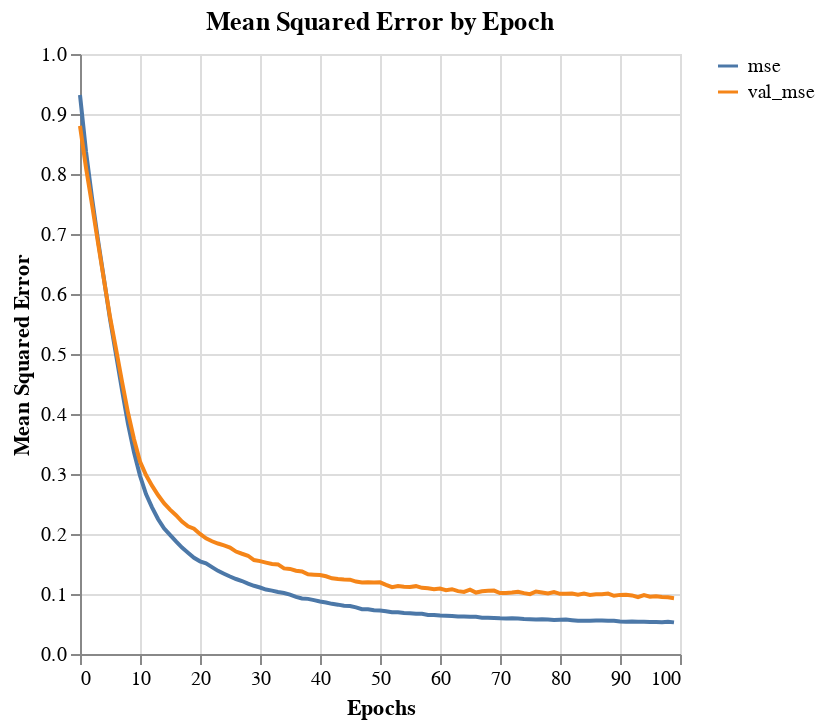
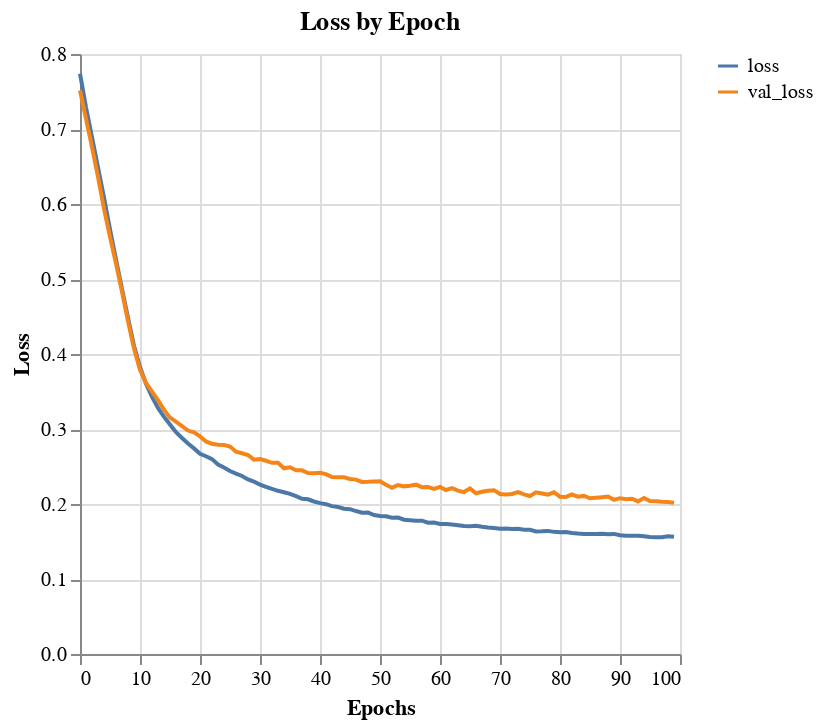

The notebook cell saved with these charts, in order:
### Code cell
plot_model_history(history_df, feature='mse', name="initial_NN", tuner=True)
plot_model_history(history_df, feature='loss', name="initial_NN", tuner=True)

### Figure 1 — Vega-Lite specification as saved in the notebook (floating-point values rounded to 4 significant figures)
{"config": {"view": {"continuousWidth": 300, "continuousHeight": 300}}, "repeat": {"layer": ["mse", "val_mse"]}, "spec": {"data": {"name": "data-d53facf0a5f4ad3e8f3739507b9e88cc"}, "mark": {"type": "line"}, "encoding": {"color": {"datum": {"repeat": "layer"}}, "x": {"field": "index", "title": "Epochs", "type": "quantitative"}, "y": {"field": {"repeat": "layer"}, "title": "Mean Squared Error", "type": "quantitative"}}}, "title": "Mean Squared Error by Epoch", "$schema": "https://vega.github.io/schema/vega-lite/v5.20.1.json", "datasets": {"data-d53facf0a5f4ad3e8f3739507b9e88cc": [{"index": 0, "mse": 0.9316, "val_mse": 0.8802}, {"index": 1, "mse": 0.8377, "val_mse": 0.8103}, {"index": 2, "mse": 0.7605, "val_mse": 0.7493}, {"index": 3, "mse": 0.69, "val_mse": 0.6855}, {"index": 4, "mse": 0.6243, "val_mse": 0.6233}, {"index": 5, "mse": 0.5584, "val_mse": 0.5617}, {"index": 6, "mse": 0.4992, "val_mse": 0.5085}, {"index": 7, "mse": 0.44, "val_mse": 0.4542}, {"index": 8, "mse": 0.3837, "val_mse": 0.402}, {"index": 9, "mse": 0.3362, "val_mse": 0.3578}, {"index": 10, "mse": 0.2971, "val_mse": 0.3208}, {"index": 11, "mse": 0.2664, "val_mse": 0.2983}, {"index": 12, "mse": 0.2444, "val_mse": 0.2806}, {"index": 13, "mse": 0.225, "val_mse": 0.265}, {"index": 14, "mse": 0.2096, "val_mse": 0.2513}, {"index": 15, "mse": 0.1986, "val_mse": 0.2407}, {"index": 16, "mse": 0.1876, "val_mse": 0.2314}, {"index": 17, "mse": 0.1773, "val_mse": 0.2207}, {"index": 18, "mse": 0.1689, "val_mse": 0.2127}, {"index": 19, "mse": 0.1603, "val_mse": 0.2089}, {"index": 20, "mse": 0.1545, "val_mse": 0.2}, {"index": 21, "mse": 0.151, "val_mse": 0.1928}, {"index": 22, "mse": 0.1448, "val_mse": 0.1879}, {"index": 23, "mse": 0.1386, "val_mse": 0.1841}, {"index": 24, "mse": 0.1338, "val_mse": 0.181}, {"index": 25, "mse": 0.1292, "val_mse": 0.1775}, {"index": 26, "mse": 0.125, "val_mse": 0.1707}, {"index": 27, "mse": 0.1216, "val_mse": 0.1671}, {"index": 28, "mse": 0.1173, "val_mse": 0.1637}, {"index": 29, "mse": 0.1137, "val_mse": 0.1565}, {"index": 30, "mse": 0.1108, "val_mse": 0.1548}, {"index": 31, "mse": 0.1074, "val_mse": 0.1523}, {"index": 32, "mse": 0.1056, "val_mse": 0.1499}, {"index": 33, "mse": 0.1033, "val_mse": 0.1493}, {"index": 34, "mse": 0.1017, "val_mse": 0.1427}, {"index": 35, "mse": 0.09904, "val_mse": 0.1418}, {"index": 36, "mse": 0.09518, "val_mse": 0.1387}, {"index": 37, "mse": 0.09259, "val_mse": 0.1377}, {"index": 38, "mse": 0.09187, "val_mse": 0.1329}, {"index": 39, "mse": 0.08975, "val_mse": 0.1323}, {"index": 40, "mse": 0.08745, "val_mse": 0.1315}, {"index": 41, "mse": 0.08569, "val_mse": 0.1295}, {"index": 42, "mse": 0.0836, "val_mse": 0.1261}, {"index": 43, "mse": 0.08225, "val_mse": 0.1249}, {"index": 44, "mse": 0.08036, "val_mse": 0.1242}, {"index": 45, "mse": 0.08001, "val_mse": 0.124}, {"index": 46, "mse": 0.07773, "val_mse": 0.1208}, {"index": 47, "mse": 0.07465, "val_mse": 0.1193}, {"index": 48, "mse": 0.07465, "val_mse": 0.1196}, {"index": 49, "mse": 0.07305, "val_mse": 0.1192}, {"index": 50, "mse": 0.07234, "val_mse": 0.1194}, {"index": 51, "mse": 0.07138, "val_mse": 0.1151}, {"index": 52, "mse": 0.06977, "val_mse": 0.1113}, {"index": 53, "mse": 0.06939, "val_mse": 0.1131}, {"index": 54, "mse": 0.06819, "val_mse": 0.1121}, {"index": 55, "mse": 0.06778, "val_mse": 0.1118}, {"index": 56, "mse": 0.06709, "val_mse": 0.1131}, {"index": 57, "mse": 0.06705, "val_mse": 0.1103}, {"index": 58, "mse": 0.0652, "val_mse": 0.1095}, {"index": 59, "mse": 0.06519, "val_mse": 0.1078}, {"index": 60, "mse": 0.06414, "val_mse": 0.109}, {"index": 61, "mse": 0.0638, "val_mse": 0.1065}, {"index": 62, "mse": 0.06327, "val_mse": 0.108}, {"index": 63, "mse": 0.06248, "val_mse": 0.1047}, {"index": 64, "mse": 0.06253, "val_mse": 0.1035}, {"index": 65, "mse": 0.06194, "val_mse": 0.1072}, {"index": 66, "mse": 0.06195, "val_mse": 0.1024}, {"index": 67, "mse": 0.06057, "val_mse": 0.1045}, {"index": 68, "mse": 0.0606, "val_mse": 0.1053}, {"index": 69, "mse": 0.06004, "val_mse": 0.1057}, {"index": 70, "mse": 0.05945, "val_mse": 0.1017}, {"index": 71, "mse": 0.05928, "val_mse": 0.1016}, {"index": 72, "mse": 0.05943, "val_mse": 0.1024}, {"index": 73, "mse": 0.05896, "val_mse": 0.1038}, {"index": 74, "mse": 0.05828, "val_mse": 0.1014}, {"index": 75, "mse": 0.05809, "val_mse": 0.09968}, {"index": 76, "mse": 0.05761, "val_mse": 0.1041}, {"index": 77, "mse": 0.05783, "val_mse": 0.1026}, {"index": 78, "mse": 0.05745, "val_mse": 0.101}, {"index": 79, "mse": 0.05669, "val_mse": 0.1032}, {"index": 80, "mse": 0.05694, "val_mse": 0.1003}, {"index": 81, "mse": 0.05736, "val_mse": 0.1003}, {"index": 82, "mse": 0.05634, "val_mse": 0.1008}, {"index": 83, "mse": 0.05539, "val_mse": 0.09877}, {"index": 84, "mse": 0.05543, "val_mse": 0.1006}, {"index": 85, "mse": 0.0556, "val_mse": 0.09855}, {"index": 86, "mse": 0.05573, "val_mse": 0.09946}, {"index": 87, "mse": 0.05572, "val_mse": 0.09976}, {"index": 88, "mse": 0.05527, "val_mse": 0.1008}, {"index": 89, "mse": 0.05527, "val_mse": 0.09705}, {"index": 90, "mse": 0.05407, "val_mse": 0.09851}, {"index": 91, "mse": 0.05388, "val_mse": 0.09859}, {"index": 92, "mse": 0.05422, "val_mse": 0.09767}, {"index": 93, "mse": 0.05365, "val_mse": 0.0947}, {"index": 94, "mse": 0.05358, "val_mse": 0.09823}, {"index": 95, "mse": 0.05341, "val_mse": 0.0956}, {"index": 96, "mse": 0.05326, "val_mse": 0.09605}, {"index": 97, "mse": 0.05293, "val_mse": 0.09508}, {"index": 98, "mse": 0.05384, "val_mse": 0.09442}, {"index": 99, "mse": 0.05272, "val_mse": 0.09308}]}}

### Figure 2 — Vega-Lite specification as saved in the notebook (floating-point values rounded to 4 significant figures)
{"config": {"view": {"continuousWidth": 300, "continuousHeight": 300}}, "repeat": {"layer": ["loss", "val_loss"]}, "spec": {"data": {"name": "data-f825eb8402229ee261ad3e1895e732ce"}, "mark": {"type": "line"}, "encoding": {"color": {"datum": {"repeat": "layer"}}, "x": {"field": "index", "title": "Epochs", "type": "quantitative"}, "y": {"field": {"repeat": "layer"}, "title": "Loss", "type": "quantitative"}}}, "title": "Loss by Epoch", "$schema": "https://vega.github.io/schema/vega-lite/v5.20.1.json", "datasets": {"data-f825eb8402229ee261ad3e1895e732ce": [{"index": 0, "loss": 0.7739, "val_loss": 0.7515}, {"index": 1, "loss": 0.7289, "val_loss": 0.7135}, {"index": 2, "loss": 0.689, "val_loss": 0.6758}, {"index": 3, "loss": 0.649, "val_loss": 0.6361}, {"index": 4, "loss": 0.6085, "val_loss": 0.5936}, {"index": 5, "loss": 0.566, "val_loss": 0.5562}, {"index": 6, "loss": 0.526, "val_loss": 0.5207}, {"index": 7, "loss": 0.4867, "val_loss": 0.4832}, {"index": 8, "loss": 0.4481, "val_loss": 0.4437}, {"index": 9, "loss": 0.411, "val_loss": 0.4072}, {"index": 10, "loss": 0.3827, "val_loss": 0.3791}, {"index": 11, "loss": 0.3604, "val_loss": 0.3614}, {"index": 12, "loss": 0.3429, "val_loss": 0.3498}, {"index": 13, "loss": 0.328, "val_loss": 0.3384}, {"index": 14, "loss": 0.3163, "val_loss": 0.3257}, {"index": 15, "loss": 0.3059, "val_loss": 0.3152}, {"index": 16, "loss": 0.2956, "val_loss": 0.3098}, {"index": 17, "loss": 0.288, "val_loss": 0.3038}, {"index": 18, "loss": 0.2806, "val_loss": 0.2979}, {"index": 19, "loss": 0.2741, "val_loss": 0.2955}, {"index": 20, "loss": 0.267, "val_loss": 0.2902}, {"index": 21, "loss": 0.2637, "val_loss": 0.2835}, {"index": 22, "loss": 0.2599, "val_loss": 0.2803}, {"index": 23, "loss": 0.2526, "val_loss": 0.279}, {"index": 24, "loss": 0.2486, "val_loss": 0.2788}, {"index": 25, "loss": 0.244, "val_loss": 0.2767}, {"index": 26, "loss": 0.2405, "val_loss": 0.2697}, {"index": 27, "loss": 0.2374, "val_loss": 0.2677}, {"index": 28, "loss": 0.2328, "val_loss": 0.2654}, {"index": 29, "loss": 0.2298, "val_loss": 0.2592}, {"index": 30, "loss": 0.2259, "val_loss": 0.2598}, {"index": 31, "loss": 0.2229, "val_loss": 0.2576}, {"index": 32, "loss": 0.2201, "val_loss": 0.2549}, {"index": 33, "loss": 0.2176, "val_loss": 0.2549}, {"index": 34, "loss": 0.2157, "val_loss": 0.2477}, {"index": 35, "loss": 0.2136, "val_loss": 0.2489}, {"index": 36, "loss": 0.2104, "val_loss": 0.245}, {"index": 37, "loss": 0.2069, "val_loss": 0.2449}, {"index": 38, "loss": 0.2063, "val_loss": 0.2413}, {"index": 39, "loss": 0.2033, "val_loss": 0.2411}, {"index": 40, "loss": 0.2011, "val_loss": 0.2417}, {"index": 41, "loss": 0.1998, "val_loss": 0.2398}, {"index": 42, "loss": 0.1971, "val_loss": 0.236}, {"index": 43, "loss": 0.196, "val_loss": 0.2357}, {"index": 44, "loss": 0.1938, "val_loss": 0.2357}, {"index": 45, "loss": 0.1931, "val_loss": 0.2334}, {"index": 46, "loss": 0.1906, "val_loss": 0.2325}, {"index": 47, "loss": 0.1885, "val_loss": 0.2294}, {"index": 48, "loss": 0.1887, "val_loss": 0.2296}, {"index": 49, "loss": 0.1852, "val_loss": 0.2299}, {"index": 50, "loss": 0.184, "val_loss": 0.2303}, {"index": 51, "loss": 0.1835, "val_loss": 0.2257}, {"index": 52, "loss": 0.1818, "val_loss": 0.2215}, {"index": 53, "loss": 0.1819, "val_loss": 0.2253}, {"index": 54, "loss": 0.1791, "val_loss": 0.2235}, {"index": 55, "loss": 0.1785, "val_loss": 0.2243}, {"index": 56, "loss": 0.1776, "val_loss": 0.2258}, {"index": 57, "loss": 0.1778, "val_loss": 0.2224}, {"index": 58, "loss": 0.1751, "val_loss": 0.2226}, {"index": 59, "loss": 0.1754, "val_loss": 0.2201}, {"index": 60, "loss": 0.1735, "val_loss": 0.2228}, {"index": 61, "loss": 0.1734, "val_loss": 0.2187}, {"index": 62, "loss": 0.1727, "val_loss": 0.2212}, {"index": 63, "loss": 0.1718, "val_loss": 0.2179}, {"index": 64, "loss": 0.1707, "val_loss": 0.2159}, {"index": 65, "loss": 0.1705, "val_loss": 0.2208}, {"index": 66, "loss": 0.171, "val_loss": 0.2143}, {"index": 67, "loss": 0.1696, "val_loss": 0.2163}, {"index": 68, "loss": 0.1687, "val_loss": 0.2177}, {"index": 69, "loss": 0.1681, "val_loss": 0.2184}, {"index": 70, "loss": 0.1671, "val_loss": 0.2134}, {"index": 71, "loss": 0.1674, "val_loss": 0.2128}, {"index": 72, "loss": 0.1667, "val_loss": 0.2133}, {"index": 73, "loss": 0.1671, "val_loss": 0.2159}, {"index": 74, "loss": 0.1656, "val_loss": 0.2128}, {"index": 75, "loss": 0.1657, "val_loss": 0.2106}, {"index": 76, "loss": 0.1634, "val_loss": 0.2156}, {"index": 77, "loss": 0.1636, "val_loss": 0.2141}, {"index": 78, "loss": 0.1641, "val_loss": 0.2124}, {"index": 79, "loss": 0.1628, "val_loss": 0.2158}, {"index": 80, "loss": 0.1624, "val_loss": 0.2097}, {"index": 81, "loss": 0.1627, "val_loss": 0.2094}, {"index": 82, "loss": 0.1615, "val_loss": 0.2127}, {"index": 83, "loss": 0.1607, "val_loss": 0.2098}, {"index": 84, "loss": 0.1602, "val_loss": 0.2108}, {"index": 85, "loss": 0.1598, "val_loss": 0.2077}, {"index": 86, "loss": 0.16, "val_loss": 0.2084}, {"index": 87, "loss": 0.1603, "val_loss": 0.2091}, {"index": 88, "loss": 0.1597, "val_loss": 0.21}, {"index": 89, "loss": 0.1601, "val_loss": 0.2056}, {"index": 90, "loss": 0.1583, "val_loss": 0.2078}, {"index": 91, "loss": 0.1577, "val_loss": 0.2065}, {"index": 92, "loss": 0.1577, "val_loss": 0.207}, {"index": 93, "loss": 0.1576, "val_loss": 0.2034}, {"index": 94, "loss": 0.1569, "val_loss": 0.2079}, {"index": 95, "loss": 0.1561, "val_loss": 0.204}, {"index": 96, "loss": 0.1558, "val_loss": 0.2036}, {"index": 97, "loss": 0.1558, "val_loss": 0.2029}, {"index": 98, "loss": 0.157, "val_loss": 0.2027}, {"index": 99, "loss": 0.1562, "val_loss": 0.2016}]}}
